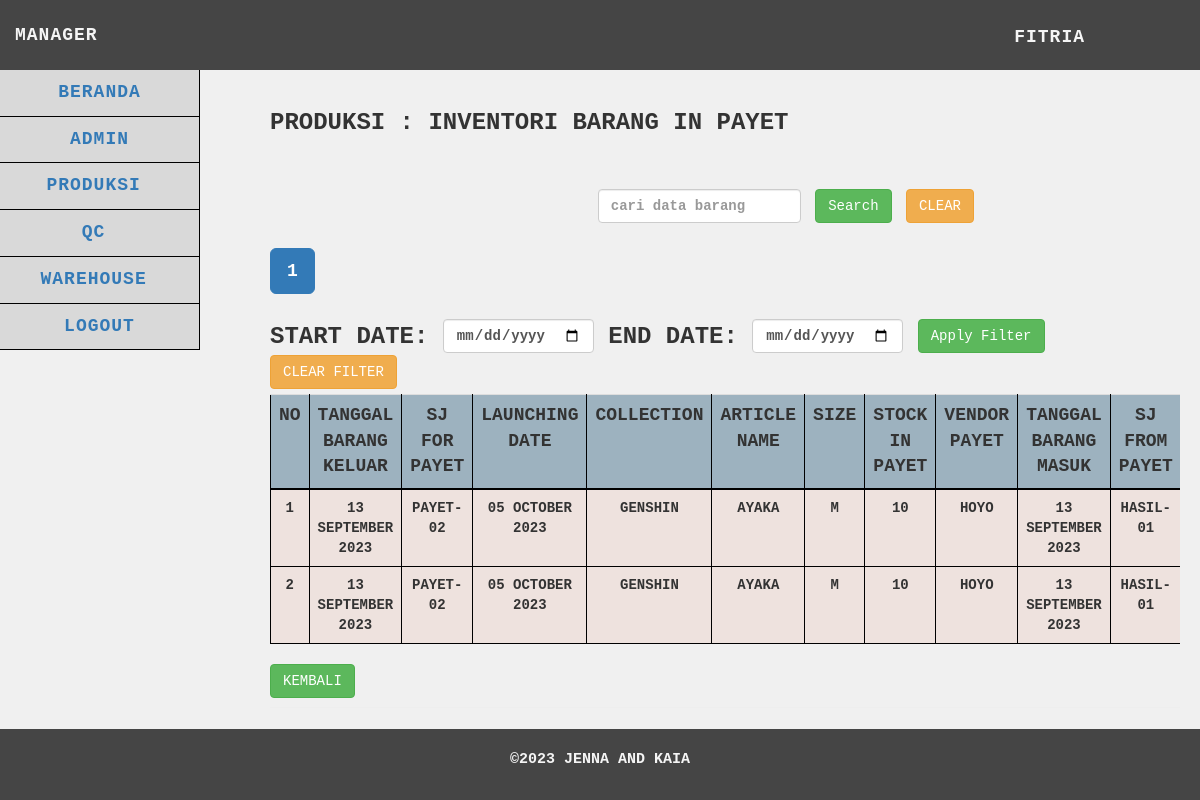
Page /manager/produksi/baranginpayet/baranginpayet.php (signed in) on the earlier database version.
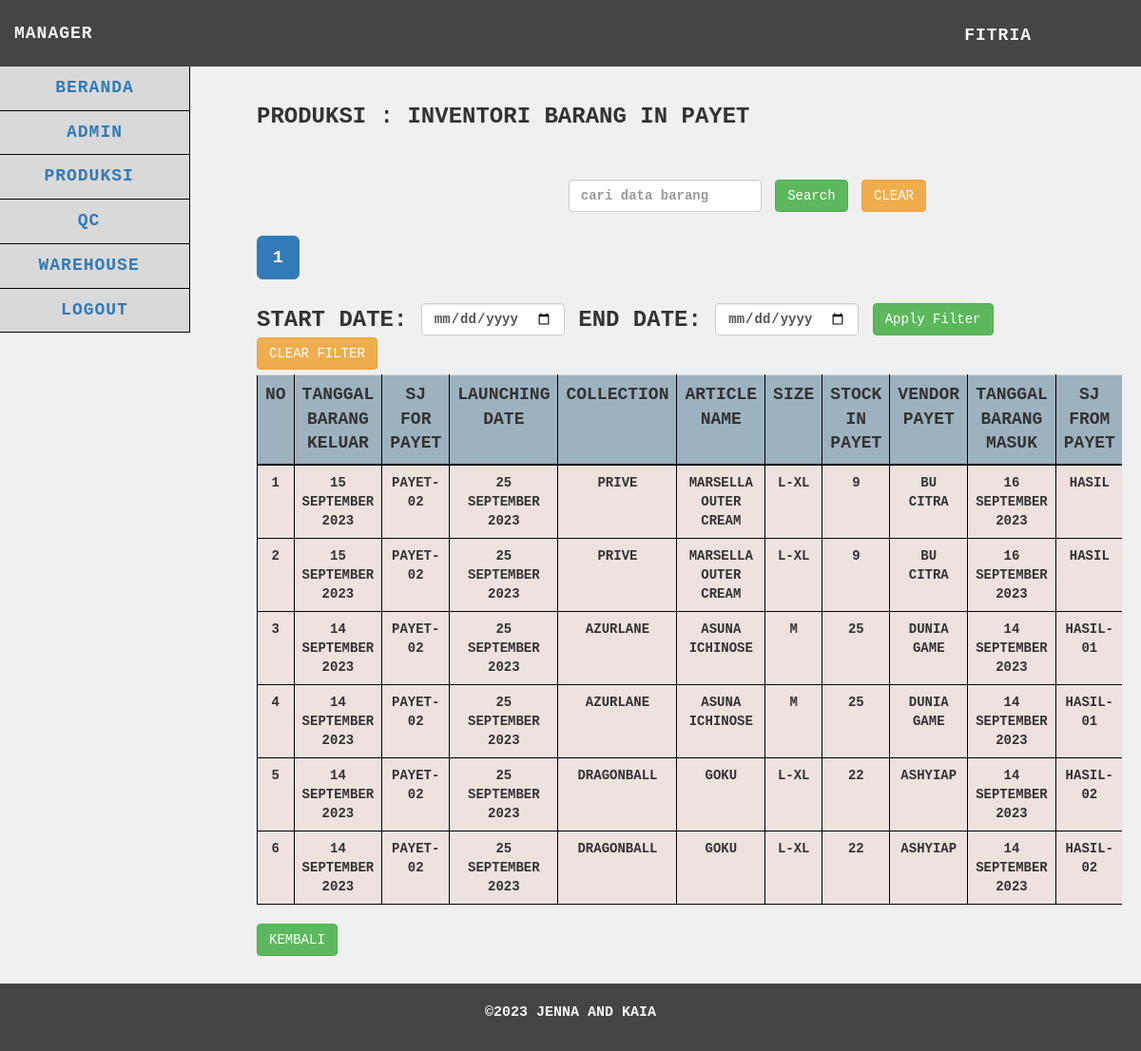
Same page on the later database version.
### tables this page shows
CREATE TABLE `admin_manager` (
  `id` int(25) NOT NULL,
  `username` varchar(255) NOT NULL,
  `password` varchar(255) NOT NULL,
  `nama` varchar(255) NOT NULL,
  `telepon` varchar(255) NOT NULL,
  `foto` varchar(255) NOT NULL
);

CREATE TABLE `baranginpayet` (
  `idbarang_inpayet` int(25) NOT NULL,
  `tgl_brg_keluar` date NOT NULL,
  `sj_for_vendor` varchar(255) NOT NULL,
  `launching_date` date NOT NULL,
  `collection` varchar(255) NOT NULL,
  `article_name` varchar(255) NOT NULL,
  `size` varchar(15) NOT NULL,
  `stock_inpayet` int(255) NOT NULL,
  `stock_hasilpayet` int(255) NOT NULL,
  `vendor_payet` varchar(255) NOT NULL,
  `tgl_brg_masuk` date DEFAULT NULL,
  `sj_from_vendor` varchar(255) NOT NULL,
  `totalstock` int(255) NOT NULL,
  `status` varchar(255) NOT NULL,
  `idbarang_payet` int(25) NOT NULL
);

### manager/produksi/baranginpayet/functions.php (called while the page is built, shortened)
<?php
$db = mysqli_connect("localhost", "root", "", "gudangjenna");
function query($query)
{
    global $db;
    $result = mysqli_query($db, $query);
    $rows = [];
    while ($row = mysqli_fetch_assoc($result)) {
        $rows[] = $row;
    }
    return $rows;
}
function getNama($username)
{
    global $db;
    $query = "SELECT nama FROM admin_manager WHERE username = '$username'";
    $result = mysqli_query($db, $query);
    if ($result && mysqli_num_rows($result) > 0) {
        $user = mysqli_fetch_assoc($result);
        return $user['nama'];
    } else {
        return "Nama Tidak Ditemukan";
    }
}
function formatDate($dateString)
{
    $timestamp = strtotime($dateString);
    return date('d F Y', $timestamp);
}

### manager/produksi/baranginpayet/baranginpayet.php (the view, shortened to what this page needs)
<?php
require 'functions.php';
$baranginpayet = query("SELECT * FROM baranginpayet");
$limit = 20;
$page = isset($_GET['page']) ? $_GET['page'] : 1;
$start = ($page - 1) * $limit;
$start_date = isset($_GET['start_date']) ? $_GET['start_date'] : '';
$end_date = isset($_GET['end_date']) ? $_GET['end_date'] : '';
$date_filter = '';
$search = isset($_GET['search']) ? $_GET['search'] : '';
$search_filter = '';
$query = "SELECT * FROM baranginpayet $date_filter $search_filter ORDER BY idbarang_inpayet DESC LIMIT $start, $limit";
$baranginpayet = query($query);
$totalRecordsSearchDateFilter = count(query("SELECT * FROM baranginpayet $date_filter $search_filter"));
$totalPagesSearchDateFilter = ceil($totalRecordsSearchDateFilter / $limit);
?>
<!DOCTYPE html>
<html>
<head>
    <link href="../../../vendor/css/bootstrap/bootstrap.min.css" rel="stylesheet">
    <link href="../../../vendor/css/bootstrap/bootstrap.css" rel="stylesheet">
    <link href="../../../vendor/font-awesome/css/font-awesome.min.css" rel="stylesheet" type="text/css">
    <link href="../../../css/tabelmanager.css" rel="stylesheet">
</head>
<body>
    <nav class="navbar navbar-default navbar-static-top" role="navigation" style="margin-bottom: 0">
        <div class="navbar-header">
            <a class="navbar-brand">MANAGER</a>
        </div>
        <ul class="nav navbar-top-links navbar-right">
            <li class="dropdown">
                <a class="dropdown-toggle" data-toggle="dropdown"
                    href="../../logout.php"><?php echo getNama($_SESSION['usernamemg']); ?></i>
                </a>
            </li>
        </ul>
        <div class="navbar-default sidebar" role="navigation">
            <div class="sidebar-nav navbar-collapse">
                <ul class="nav" id="side-menu">
                    <li>
                        <a href="../../beranda.php">
                            BERANDA
                        </a>
                    </li>
                    <li>
                        <a href="../../admin/admin.php">
                            ADMIN
                        </a>
                    </li>
                    <li>
                        <a>
                            PRODUKSI <span class="fa arrow"></span>
                        </a>
                    </li>
                    <li>
                        <a>
                            QC <span class="fa arrow"></span>
                        </a>
                    </li>
                    <li>
                        <a>
                            WAREHOUSE <span class="fa arrow"></span>
                        </a>
                    </li>
                    <li>
                        <a href="../../logout.php" onclick="return confirm('yakin ingin logout?')">
                            Logout
                        </a>
                    </li>
                </ul>
            </div>
        </div>
    </nav>
    <div class="content">
        <div class="container-fluid">
            <h1 class="page-header">PRODUKSI : Inventori Barang In Payet
                <br><br><br>
                <div class="row">
                    <div class="col-md-4">
                    </div>
                    <div class="col-md-6">
                        <form action="" method="GET" class="form-inline">
                            <input type="text" class="form-control mx-2" id="search" name="search"
                                value="<?php echo $_GET['search'] ?? ''; ?>" placeholder="cari data barang">
                            <button type="submit" class="btn btn-success">Search</button>
                            <a href="baranginpayet.php" class="btn btn-warning mx-2">Clear</a>
                        </form>
                    </div>
                </div>
                <div class="row" style="margin-top: 5px;">
                    <div class="col-md-6">
                        <div class="button-group" style="display: flex; align-items: center;">
                            <div class="pagination-container">
                                <ul class="pagination pagination-lg">
                                    <?php
                                    $startPage = max(1, $page - 1);
                                    $endPage = min($totalPagesSearchDateFilter, $startPage + 4);
                                        for ($p = $startPage; $p <= $endPage; $p++) :
                                     ?>
                                    <li class="<?php if ($p == $page) echo 'active'; ?>">
                                        <a
                                            href="?page=<?php echo $p; ?>&start_date=<?php echo $start_date; ?>&end_date=<?php echo $end_date; ?>&search=<?php echo $search; ?>">
                                            <?php echo $p; ?>
                                        </a>
                                    </li>
                                    <?php endfor; ?>
                                </ul>
                            </div>
                        </div>
                    </div>
                </div>
                <div class="row" style="margin-top: 5px; margin-bottom: 5px">
                    <div class="col-md-12">
                        <form action="" method="GET" class="form-inline">
                            <label for="start_date">Start Date:</label>
                            <input type="date" class="form-control mx-2" id="start_date" name="start_date"
                                value="<?php echo $_GET['start_date'] ?? ''; ?>">
                            <label for="end_date">End Date:</label>
                            <input type="date" class="form-control mx-2" id="end_date" name="end_date"
                                value="<?php echo $_GET['end_date'] ?? ''; ?>">
                            <button type="submit" class="btn btn-success">Apply Filter</button>
                            <a href="baranginpayet.php" class="btn btn-warning mx-2">Clear Filter</a>
                        </form>
                    </div>
                </div>
                <div class="table-responsive">
                    <table id="data-table" class="table table-hover">
                        <tr>
                            <th scope="col">No</th>
                            <th scope="col">Tanggal Barang Keluar</th>
                            <th scope="col">SJ For Payet</th>
                            <th scope="col">Launching Date</th>
                            <th scope="col">Collection</th>
                            <th scope="col">Article Name</th>
                            <th scope="col">Size</th>
                            <th scope="col">Stock In Payet</th>
                            <th scope="col">Vendor Payet</th>
                            <th scope="col">Tanggal Barang Masuk</th>
                            <th scope="col">SJ From Payet</th>
                        </tr>
                        <?php $i = $start + 1; ?>
                        <?php foreach ($baranginpayet as $row) : ?>
                        <tr class="data-row">
                            <td><?= $i; ?></td>
                            <td><?= formatDate($row["tgl_brg_keluar"]); ?></td>
                            <td><?= $row["sj_for_vendor"]; ?></td>
                            <td><?= formatDate($row["launching_date"]); ?></td>
                            <td><?= $row["collection"]; ?></td>
                            <td><?= $row["article_name"]; ?></td>
                            <td><?= $row["size"]; ?></td>
                            <td><?= $row["stock_inpayet"]; ?></td>
                            <td><?= $row["vendor_payet"]; ?></td>
                            <td><?= formatDate($row["tgl_brg_masuk"]); ?></td>
                            <td><?= $row["sj_from_vendor"]; ?></td>
                        </tr>
                        <?php $i++; ?>
                        <?php endforeach; ?>
                    </table>
                </div>
                <div>
                    <a href="../../beranda.php" class="btn btn-success">Kembali</a>
                </div>
        </div>
    </div>
    <footer>
        <p>©2023 Jenna and Kaia</p>
    </footer>
</body>
</html>

### css/tabelmanager.css (style rules this page uses)
body { font-family: 'Courier New', Courier, monospace; text-transform: uppercase; margin: 0; padding: 0; background-color: #F0F0F0; display: flex; flex-direction: column; min-height: 100vh; }
p { font-size: 15px; }
h1 { text-transform: uppercase; font-weight: 500; }
.page-header { font-weight: bold; font-size: 24px; }
.navbar { background-color: #454545; font-size: large; letter-spacing: 1px; font-weight: 700; font-family: 'Courier New', Courier, monospace; text-transform: uppercase; border: none; height: 70px; position: fixed; top: 0; width: 100%; z-index: 99; }
.navbar-header .navbar-brand { color: whitesmoke; margin-top: 10px; }
.dropdown { background-color: #454545; width: 100%; }
.dropdown-toggle { color: whitesmoke; margin-top: 10px; }
.navbar-top-links { margin-right: 0; }
.navbar-top-links li { display: inline-block; }
.navbar-top-links li:last-child { margin-right: 100px; }
.navbar-top-links li a { padding: 15px; min-height: 50px; }
.sidebar { background-color: #D9D9D9; text-align: center; }
.sidebar .sidebar-nav.navbar-collapse { padding-left: 0; padding-right: 0; }
.sidebar ul li { border-bottom: 1px solid black; border-right: 1px solid black; }
@media (min-width: 768px) { .sidebar { z-index: 1; position: absolute; width: 200px; margin-top: 70px; } }
@media (min-width: 768px) { .navbar-top-links { margin-left: auto; } }
.content { padding-top: 50px; padding-bottom: 50px; flex: 1; }
.container-fluid { padding: 20px; }
.table { border-collapse: collapse; width: 100%; }
.table th { background-color: #9DB2BF; border: 1px solid black; text-align: center; border-bottom: 2px solid black; font-size: 18px; }
.table td { background-color: #EEE2DE; border: 1px solid black; text-align: center; font-size: 14px; }
@media (min-width: 768px) { .content { margin-left: 250px; } }
footer { text-transform: uppercase; padding: 20px; color: whitesmoke; background-color: #454545; text-align: center; font-weight: bold; position: fixed; bottom: 0; left: 0; width: 100%; }
footer p { text-align: center; }
.pagination-container { display: flex; justify-content: center; align-items: center; }

Differences in the rows shown:
removed baranginpayet: tgl_brg_keluar "13 SEPTEMBER 2023", sj_for_vendor "PAYET-02", launching_date "05 OCTOBER 2023", collection "GENSHIN", article_name "AYAKA", size "M", stock_inpayet "10", vendor_payet "HOYO", tgl_brg_masuk "13 SEPTEMBER 2023", sj_from_vendor "HASIL-01"
removed baranginpayet: tgl_brg_keluar "13 SEPTEMBER 2023", sj_for_vendor "PAYET-02", launching_date "05 OCTOBER 2023", collection "GENSHIN", article_name "AYAKA", size "M", stock_inpayet "10", vendor_payet "HOYO", tgl_brg_masuk "13 SEPTEMBER 2023", sj_from_vendor "HASIL-01"
added baranginpayet: tgl_brg_keluar "15 SEPTEMBER 2023", sj_for_vendor "PAYET-02", launching_date "25 SEPTEMBER 2023", collection "PRIVE", article_name "MARSELLA OUTER CREAM", size "L-XL", stock_inpayet "9", vendor_payet "BU CITRA", tgl_brg_masuk "16 SEPTEMBER 2023", sj_from_vendor "HASIL"
added baranginpayet: tgl_brg_keluar "15 SEPTEMBER 2023", sj_for_vendor "PAYET-02", launching_date "25 SEPTEMBER 2023", collection "PRIVE", article_name "MARSELLA OUTER CREAM", size "L-XL", stock_inpayet "9", vendor_payet "BU CITRA", tgl_brg_masuk "16 SEPTEMBER 2023", sj_from_vendor "HASIL"
added baranginpayet: tgl_brg_keluar "14 SEPTEMBER 2023", sj_for_vendor "PAYET-02", launching_date "25 SEPTEMBER 2023", collection "AZURLANE", article_name "ASUNA ICHINOSE", size "M", stock_inpayet "25", vendor_payet "DUNIA GAME", tgl_brg_masuk "14 SEPTEMBER 2023", sj_from_vendor "HASIL-01"
added baranginpayet: tgl_brg_keluar "14 SEPTEMBER 2023", sj_for_vendor "PAYET-02", launching_date "25 SEPTEMBER 2023", collection "AZURLANE", article_name "ASUNA ICHINOSE", size "M", stock_inpayet "25", vendor_payet "DUNIA GAME", tgl_brg_masuk "14 SEPTEMBER 2023", sj_from_vendor "HASIL-01"
added baranginpayet: tgl_brg_keluar "14 SEPTEMBER 2023", sj_for_vendor "PAYET-02", launching_date "25 SEPTEMBER 2023", collection "DRAGONBALL", article_name "GOKU", size "L-XL", stock_inpayet "22", vendor_payet "ASHYIAP", tgl_brg_masuk "14 SEPTEMBER 2023", sj_from_vendor "HASIL-02"
added baranginpayet: tgl_brg_keluar "14 SEPTEMBER 2023", sj_for_vendor "PAYET-02", launching_date "25 SEPTEMBER 2023", collection "DRAGONBALL", article_name "GOKU", size "L-XL", stock_inpayet "22", vendor_payet "ASHYIAP", tgl_brg_masuk "14 SEPTEMBER 2023", sj_from_vendor "HASIL-02"
